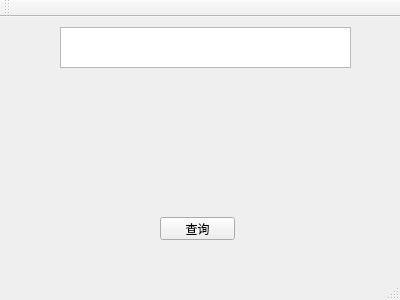
<?xml version="1.0" encoding="UTF-8"?>
<ui version="4.0">
 <class>MainWindow</class>
 <widget class="QMainWindow" name="MainWindow">
  <property name="geometry">
   <rect>
    <x>0</x>
    <y>0</y>
    <width>400</width>
    <height>300</height>
   </rect>
  </property>
  <property name="windowTitle">
   <string>MainWindow</string>
  </property>
  <widget class="QWidget" name="centralWidget">
   <widget class="QLabel" name="label">
    <property name="geometry">
     <rect>
      <x>50</x>
      <y>70</y>
      <width>301</width>
      <height>81</height>
     </rect>
    </property>
    <property name="text">
     <string/>
    </property>
    <property name="wordWrap">
     <bool>true</bool>
    </property>
   </widget>
   <widget class="QTextEdit" name="textEdit">
    <property name="geometry">
     <rect>
      <x>60</x>
      <y>10</y>
      <width>291</width>
      <height>41</height>
     </rect>
    </property>
    <property name="font">
     <font>
      <family>Arial</family>
      <pointsize>14</pointsize>
     </font>
    </property>
   </widget>
   <widget class="QPushButton" name="pushButton">
    <property name="geometry">
     <rect>
      <x>160</x>
      <y>200</y>
      <width>75</width>
      <height>23</height>
     </rect>
    </property>
    <property name="text">
     <string>查询</string>
    </property>
   </widget>
  </widget>
  <widget class="QMenuBar" name="menuBar">
   <property name="geometry">
    <rect>
     <x>0</x>
     <y>0</y>
     <width>400</width>
     <height>23</height>
    </rect>
   </property>
  </widget>
  <widget class="QToolBar" name="mainToolBar">
   <attribute name="toolBarArea">
    <enum>TopToolBarArea</enum>
   </attribute>
   <attribute name="toolBarBreak">
    <bool>false</bool>
   </attribute>
  </widget>
  <widget class="QStatusBar" name="statusBar"/>
 </widget>
 <layoutdefault spacing="6" margin="11"/>
 <resources/>
 <connections/>
</ui>
